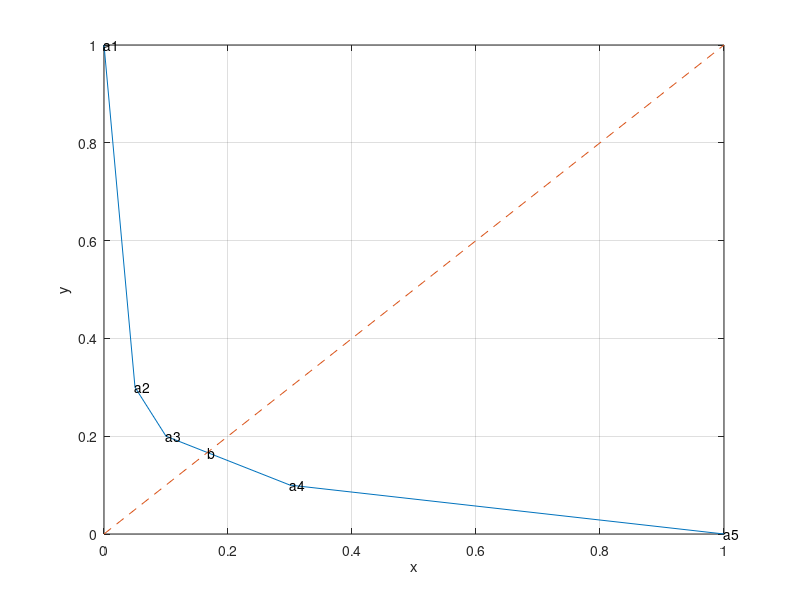

The MATLAB source for this figure:
% binary hypothesis testing example

P = [0.70  0.10
     0.20  0.10
     0.05  0.70
     0.05  0.10]
[n,m] = size(P);


% tradeoff curve  1-t1'*q1 vs 1-t2'*q2

nopts = 1000;
weights = logspace(-5,5,nopts);
obj = [0;1];
inds = ones(n,1);

% minimize  -t1'*q1 - w*t2'*q2
% s.t.      t1+t2 = 1,  t1,t2 \geq 0

next =2;
for i=1:nopts
   PW = P*diag([1;weights(i)]);
   [maxvals,maxinds] = max(PW');  % max elt in each row 
   if (~isequal(maxinds', inds(:,next-1)))
       inds(:,next) = maxinds';
       T = zeros(m,n);
       for j=1:n
          T(maxinds(1,j),j) = 1;
       end;
       obj(:,next) = 1-diag(T*P);
       next = next+1;
   end;
end;
plot(obj(1,:), obj(2,:),[0 1], [0 1],'--');
grid on
for i=1:size(obj,2)
   text(obj(1,i),obj(2,i),['a', num2str(i)]);
end;
xlabel('x');
ylabel('y');


% min probability of error 
%   max.  w
%   s.t. 1-t'*p1 >= w
%        t'*p2 >= w
%        0 <= t <= 1 

A = [P(:,1)' 1; -P(:,2)' 1; -eye(n) zeros(n,1); eye(n) zeros(n,1)];
b = [1; 0; zeros(n,1); ones(n,1)];
c = [zeros(n,1);-1];
x = linprog(c,A,b);
%[z,x,s] = mpc(A',-c,b);
Tmp = [1-x(1:n) x(1:n)]'
objmp = 1-diag(Tmp*P);
%plot(objmp(1), objmp(2),'o');
text(objmp(1), objmp(2),'b');
xlabel('x'); ylabel('y');
print -deps roc.eps
